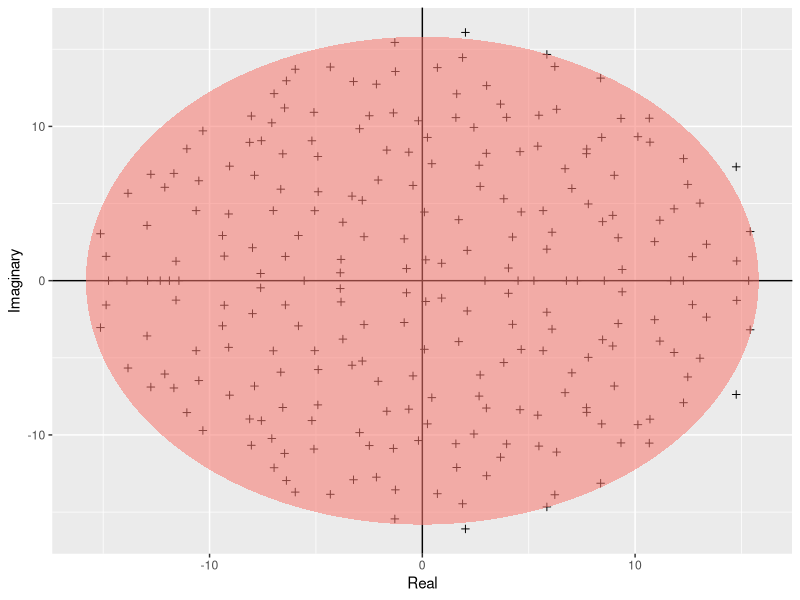

Generate this figure with R:
#!/usr/bin/env Rscript
# Author: Sebastian Dohne <sed24@ic.ac.uk>
# Script: Girko_plot.R
# Description: This script generates a plot of eigenvalues overlaid on an ellipse, representing a circular distribution of eigenvalues. The plot is saved as a PDF.
# Arguments: None
# Date: Oct 2024

# Usage:
# This script calculates eigenvalues of a random matrix, constructs an ellipse based on matrix size, and visualizes the results in a PDF plot.
# It creates a `results` directory (if it doesn't exist) and saves the output file as `Girko.pdf` in that directory.

# Dependencies:
# Requires the `tidyverse` package for data manipulation and plotting. Install it if not already installed:
# install.packages("tidyverse")

# To run the script:
# Rscript Girko.R
#
# The script will:
# 1. Create a `results` directory (if it does not exist).
# 2. Generate an ellipse and plot eigenvalues overlaid on it.
# 3. Save the plot as `Girko.pdf` in the `results` directory.

# Create the results directory if it does not exist
if (!dir.exists("../results")) {
  dir.create("../results")
}

pdf("../results/Girko.pdf", # Open blank pdf page using a relative path
    11.7, 8.3) # These numbers are page dimensions in inches

require(tidyverse)

build_ellipse <- function(hradius, vradius) { # function that returns an ellipse
  npoints = 250 # Define the number of points for smoothness
  a <- seq(0, 2 * pi, length = npoints + 1) # Generate angles for ellipse points
  x <- hradius * cos(a) # Calculate x-coordinates
  y <- vradius * sin(a)  # Calculate y-coordinates
  return(data.frame(x = x, y = y)) # Return data frame of ellipse points
}

N <- 250 # Assign size of the matrix

M <- matrix(rnorm(N * N), N, N) # Generate an N x N matrix of random values

eigvals <- eigen(M)$values # Calculate the eigenvalues of matrix M

eigDF <- data.frame("Real" = Re(eigvals), "Imaginary" = Im(eigvals)) # Build a data frame with real and imaginary parts

my_radius <- sqrt(N) # Set radius of the ellipse to sqrt(N)

ellDF <- build_ellipse(my_radius, my_radius) # Generate ellipse data with defined radius

names(ellDF) <- c("Real", "Imaginary") # Rename columns for ggplot compatibility

# plot the eigenvalues
p <- ggplot(eigDF, aes(x = Real, y = Imaginary))
p <- p +
  geom_point(shape = I(3)) + # Plot points representing eigenvalues
  theme(legend.position = "none") # Remove legend

# now add the vertical and horizontal line
p <- p + geom_hline(aes(yintercept = 0)) # Add horizontal line at y = 0
p <- p + geom_vline(aes(xintercept = 0)) # Add vertical line at x = 0

# finally, add the ellipse
p <- p + geom_polygon(data = ellDF, aes(x = Real, y = Imaginary, alpha = 1/20, fill = "red")) # Add red ellipse

print(p)  # Output plot to PDF

graphics.off()  # Close the PDF device to save file
